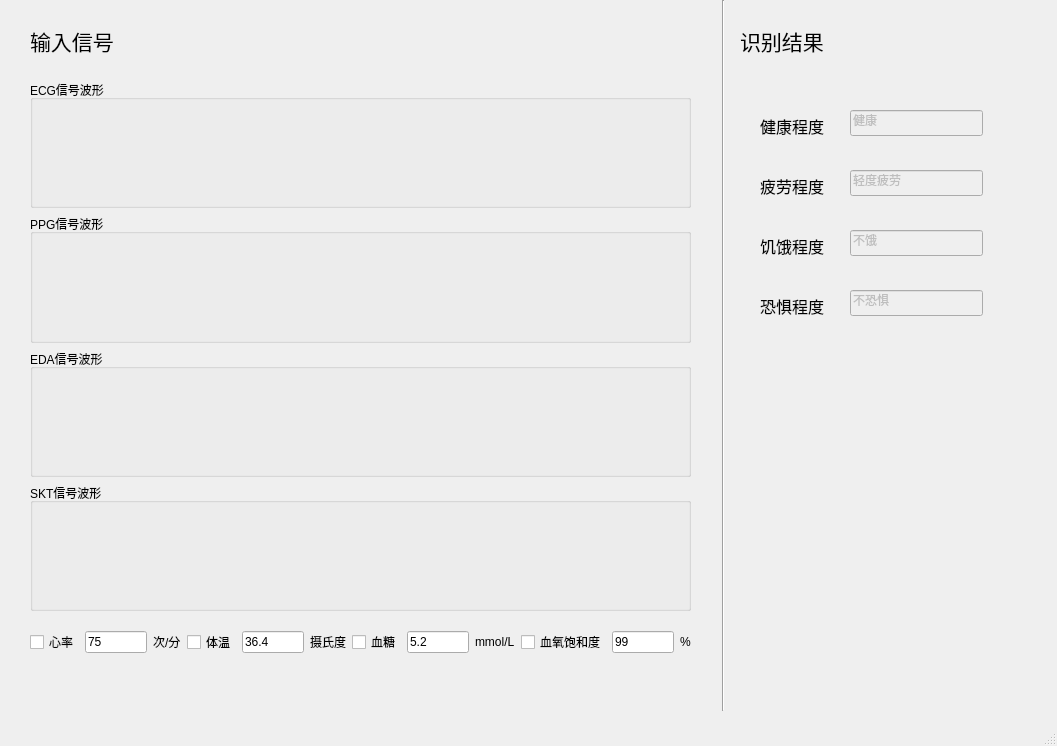
<?xml version="1.0" encoding="UTF-8"?>
<ui version="4.0">
 <class>MainWindow</class>
 <widget class="QMainWindow" name="MainWindow">
  <property name="geometry">
   <rect>
    <x>0</x>
    <y>0</y>
    <width>1057</width>
    <height>746</height>
   </rect>
  </property>
  <property name="windowTitle">
   <string>MainWindow</string>
  </property>
  <widget class="QWidget" name="centralwidget">
   <widget class="QLabel" name="label_5">
    <property name="geometry">
     <rect>
      <x>740</x>
      <y>10</y>
      <width>121</width>
      <height>61</height>
     </rect>
    </property>
    <property name="font">
     <font>
      <family>Adobe Devanagari</family>
      <pointsize>16</pointsize>
     </font>
    </property>
    <property name="text">
     <string>识别结果</string>
    </property>
   </widget>
   <widget class="Line" name="line">
    <property name="geometry">
     <rect>
      <x>713</x>
      <y>0</y>
      <width>20</width>
      <height>711</height>
     </rect>
    </property>
    <property name="orientation">
     <enum>Qt::Vertical</enum>
    </property>
   </widget>
   <widget class="QLabel" name="label_10">
    <property name="geometry">
     <rect>
      <x>760</x>
      <y>110</y>
      <width>71</width>
      <height>31</height>
     </rect>
    </property>
    <property name="font">
     <font>
      <family>Adobe Devanagari</family>
      <pointsize>12</pointsize>
     </font>
    </property>
    <property name="text">
     <string>健康程度</string>
    </property>
   </widget>
   <widget class="QLabel" name="label_6">
    <property name="geometry">
     <rect>
      <x>30</x>
      <y>10</y>
      <width>121</width>
      <height>61</height>
     </rect>
    </property>
    <property name="font">
     <font>
      <family>Adobe Devanagari</family>
      <pointsize>16</pointsize>
     </font>
    </property>
    <property name="text">
     <string>输入信号</string>
    </property>
   </widget>
   <widget class="QLineEdit" name="lineEdit_3">
    <property name="enabled">
     <bool>false</bool>
    </property>
    <property name="geometry">
     <rect>
      <x>850</x>
      <y>110</y>
      <width>133</width>
      <height>26</height>
     </rect>
    </property>
    <property name="text">
     <string>健康</string>
    </property>
   </widget>
   <widget class="QLabel" name="label_11">
    <property name="geometry">
     <rect>
      <x>760</x>
      <y>170</y>
      <width>71</width>
      <height>31</height>
     </rect>
    </property>
    <property name="font">
     <font>
      <family>Adobe Devanagari</family>
      <pointsize>12</pointsize>
     </font>
    </property>
    <property name="text">
     <string>疲劳程度</string>
    </property>
   </widget>
   <widget class="QLineEdit" name="lineEdit_6">
    <property name="enabled">
     <bool>false</bool>
    </property>
    <property name="geometry">
     <rect>
      <x>850</x>
      <y>170</y>
      <width>133</width>
      <height>26</height>
     </rect>
    </property>
    <property name="text">
     <string>轻度疲劳</string>
    </property>
   </widget>
   <widget class="QLabel" name="label_12">
    <property name="geometry">
     <rect>
      <x>760</x>
      <y>230</y>
      <width>71</width>
      <height>31</height>
     </rect>
    </property>
    <property name="font">
     <font>
      <family>Adobe Devanagari</family>
      <pointsize>12</pointsize>
     </font>
    </property>
    <property name="text">
     <string>饥饿程度</string>
    </property>
   </widget>
   <widget class="QLineEdit" name="lineEdit_7">
    <property name="enabled">
     <bool>false</bool>
    </property>
    <property name="geometry">
     <rect>
      <x>850</x>
      <y>230</y>
      <width>133</width>
      <height>26</height>
     </rect>
    </property>
    <property name="text">
     <string>不饿</string>
    </property>
   </widget>
   <widget class="QLabel" name="label_13">
    <property name="geometry">
     <rect>
      <x>760</x>
      <y>290</y>
      <width>71</width>
      <height>31</height>
     </rect>
    </property>
    <property name="font">
     <font>
      <family>Adobe Devanagari</family>
      <pointsize>12</pointsize>
     </font>
    </property>
    <property name="text">
     <string>恐惧程度</string>
    </property>
   </widget>
   <widget class="QLineEdit" name="lineEdit_8">
    <property name="enabled">
     <bool>false</bool>
    </property>
    <property name="geometry">
     <rect>
      <x>850</x>
      <y>290</y>
      <width>133</width>
      <height>26</height>
     </rect>
    </property>
    <property name="text">
     <string>不恐惧</string>
    </property>
   </widget>
   <widget class="QWidget" name="">
    <property name="geometry">
     <rect>
      <x>30</x>
      <y>80</y>
      <width>661</width>
      <height>531</height>
     </rect>
    </property>
    <layout class="QVBoxLayout" name="verticalLayout">
     <item>
      <widget class="QGroupBox" name="ecg_groupBox">
       <property name="title">
        <string>ECG信号波形</string>
       </property>
      </widget>
     </item>
     <item>
      <widget class="QGroupBox" name="ppg_groupBox">
       <property name="title">
        <string>PPG信号波形</string>
       </property>
      </widget>
     </item>
     <item>
      <widget class="QGroupBox" name="eda_groupBox">
       <property name="title">
        <string>EDA信号波形</string>
       </property>
      </widget>
     </item>
     <item>
      <widget class="QGroupBox" name="skt_groupBox">
       <property name="title">
        <string>SKT信号波形</string>
       </property>
      </widget>
     </item>
    </layout>
   </widget>
   <widget class="QWidget" name="">
    <property name="geometry">
     <rect>
      <x>30</x>
      <y>630</y>
      <width>661</width>
      <height>24</height>
     </rect>
    </property>
    <layout class="QHBoxLayout" name="horizontalLayout_5">
     <item>
      <layout class="QHBoxLayout" name="horizontalLayout">
       <item>
        <widget class="QCheckBox" name="checkBox">
         <property name="text">
          <string>心率</string>
         </property>
        </widget>
       </item>
       <item>
        <widget class="QLineEdit" name="lineEdit">
         <property name="text">
          <string>75</string>
         </property>
        </widget>
       </item>
       <item>
        <widget class="QLabel" name="label">
         <property name="text">
          <string>次/分</string>
         </property>
        </widget>
       </item>
      </layout>
     </item>
     <item>
      <layout class="QHBoxLayout" name="horizontalLayout_2">
       <item>
        <widget class="QCheckBox" name="checkBox_2">
         <property name="text">
          <string>体温</string>
         </property>
        </widget>
       </item>
       <item>
        <widget class="QLineEdit" name="lineEdit_2">
         <property name="text">
          <string>36.4</string>
         </property>
        </widget>
       </item>
       <item>
        <widget class="QLabel" name="label_2">
         <property name="text">
          <string>摄氏度</string>
         </property>
        </widget>
       </item>
      </layout>
     </item>
     <item>
      <layout class="QHBoxLayout" name="horizontalLayout_3">
       <item>
        <widget class="QCheckBox" name="checkBox_4">
         <property name="text">
          <string>血糖</string>
         </property>
        </widget>
       </item>
       <item>
        <widget class="QLineEdit" name="lineEdit_4">
         <property name="text">
          <string>5.2</string>
         </property>
        </widget>
       </item>
       <item>
        <widget class="QLabel" name="label_3">
         <property name="text">
          <string>mmol/L</string>
         </property>
        </widget>
       </item>
      </layout>
     </item>
     <item>
      <layout class="QHBoxLayout" name="horizontalLayout_4">
       <item>
        <widget class="QCheckBox" name="checkBox_3">
         <property name="text">
          <string>血氧饱和度</string>
         </property>
        </widget>
       </item>
       <item>
        <widget class="QLineEdit" name="lineEdit_5">
         <property name="text">
          <string>99</string>
         </property>
        </widget>
       </item>
       <item>
        <widget class="QLabel" name="label_4">
         <property name="text">
          <string>%</string>
         </property>
        </widget>
       </item>
      </layout>
     </item>
    </layout>
   </widget>
   <zorder>lineEdit_2</zorder>
   <zorder>lineEdit_5</zorder>
   <zorder>checkBox_4</zorder>
   <zorder>lineEdit_4</zorder>
   <zorder>label_4</zorder>
   <zorder>checkBox_2</zorder>
   <zorder>checkBox_3</zorder>
   <zorder>lineEdit</zorder>
   <zorder>label_2</zorder>
   <zorder>label</zorder>
   <zorder>checkBox</zorder>
   <zorder>label_3</zorder>
   <zorder>label_5</zorder>
   <zorder>line</zorder>
   <zorder>label_10</zorder>
   <zorder>label_6</zorder>
   <zorder>lineEdit_3</zorder>
   <zorder>ecg_groupBox</zorder>
   <zorder>label_11</zorder>
   <zorder>lineEdit_6</zorder>
   <zorder>label_12</zorder>
   <zorder>lineEdit_7</zorder>
   <zorder>label_13</zorder>
   <zorder>lineEdit_8</zorder>
   <zorder>ppg_groupBox</zorder>
   <zorder>eda_groupBox</zorder>
   <zorder>skt_groupBox</zorder>
   <zorder>label_3</zorder>
  </widget>
  <widget class="QMenuBar" name="menubar">
   <property name="geometry">
    <rect>
     <x>0</x>
     <y>0</y>
     <width>1057</width>
     <height>23</height>
    </rect>
   </property>
  </widget>
  <widget class="QStatusBar" name="statusbar"/>
 </widget>
 <resources/>
 <connections/>
</ui>
